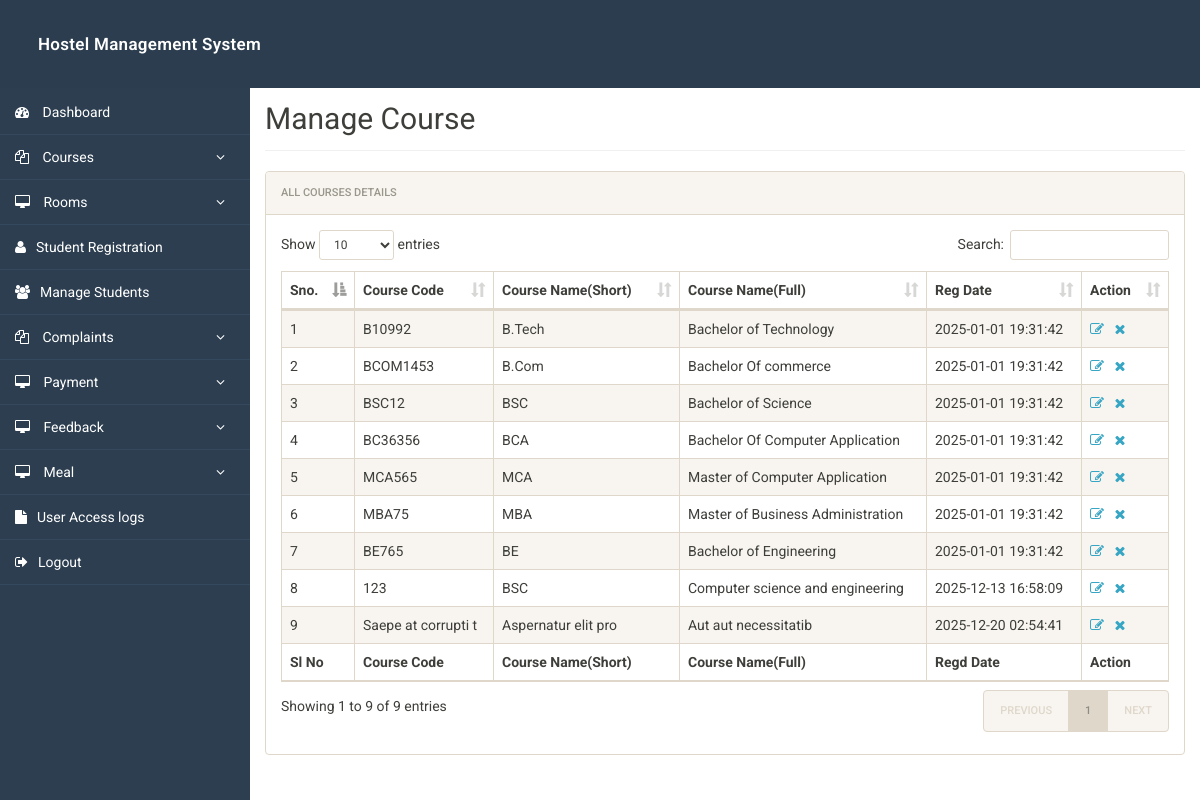
/admin/manage-courses.php (signed in), run on the app's committed database.
### tables this page shows
CREATE TABLE `courses` (
  `id` int(11) NOT NULL,
  `course_code` varchar(255) DEFAULT NULL,
  `course_sn` varchar(255) DEFAULT NULL,
  `course_fn` varchar(255) DEFAULT NULL,
  `posting_date` timestamp NULL DEFAULT current_timestamp()
);

### admin/manage-courses.php (the view, shortened to what this page needs)
<?php
include('includes/config.php');
?>
<!doctype html>
<html lang="en" class="no-js">
<head>
	<link rel="stylesheet" href="css/font-awesome.min.css">
	<link rel="stylesheet" href="css/bootstrap.min.css">
	<link rel="stylesheet" href="css/dataTables.bootstrap.min.css">
	<link rel="stylesheet" href="css/bootstrap-social.css">
	<link rel="stylesheet" href="css/bootstrap-select.css">
	<link rel="stylesheet" href="css/fileinput.min.css">
	<link rel="stylesheet" href="css/awesome-bootstrap-checkbox.css">
	<link rel="stylesheet" href="css/style.css">
</head>
<body>
	<?php include('includes/header.php');?>
	<div class="ts-main-content">
			<?php include('includes/sidebar.php');?>
		<div class="content-wrapper">
			<div class="container-fluid">
				<div class="row">
					<div class="col-md-12">
						<h2 class="page-title" style="margin-top:4%">Manage Course</h2>
						<div class="panel panel-default">
							<div class="panel-heading">All Courses Details</div>
							<div class="panel-body">
								<table id="zctb" class="display table table-striped table-bordered table-hover" cellspacing="0" width="100%">
									<thead>
										<tr>
											<th>Sno.</th>
											<th>Course Code</th>
											<th>Course Name(Short)</th>
											<th>Course Name(Full)</th>
											<th>Reg Date </th>
											<th>Action</th>
										</tr>
									</thead>
									<tfoot>
										<tr>
											<th>Sl No</th>
											<th>Course Code</th>
											<th>Course Name(Short)</th>
											<th>Course Name(Full)</th>
											<th>Regd Date</th>
											<th>Action</th>										</tr>
									</tfoot>
									<tbody>
<?php
$ret="select * from courses";
$stmt= $mysqli->prepare($ret) ;
$stmt->execute() ;
$res=$stmt->get_result();
$cnt=1;
while($row=$res->fetch_object())
	  {
	  	?>
<tr><td><?php echo $cnt;;?></td>
<td><?php echo $row->course_code;?></td>
<td><?php echo $row->course_sn;?></td>
<td><?php echo $row->course_fn;?></td>
<td><?php echo $row->posting_date;?></td>
<td><a href="edit-course.php?id=<?php echo $row->id;?>"><i class="fa fa-edit"></i></a>&nbsp;&nbsp;
<a href="manage-courses.php?del=<?php echo $row->id;?>" onclick="return confirm("Do you want to delete");"><i class="fa fa-close"></i></a></td>
										</tr>
									<?php
$cnt=$cnt+1;
									 } ?>
									</tbody>
								</table>
							</div>
						</div>
					</div>
				</div>
			</div>
		</div>
	</div>
</body>
</html>

### admin/css/style.css (style rules this page uses)
html { font-size: 14px; }
@media only screen and (min-width: 480px) { html { font-size: 17px; } }
@media only screen and (min-width: 768px) { html { font-size: 14px; } }
body { font-size: 1em; }
a { color: #37a6c4; }
.panel { overflow: hidden; }
.page-title { padding-bottom: 15px; margin-bottom: 20px; border-bottom: 1px solid #f0f0f0; }
.ts-main-content .content-wrapper { padding-top: 15px; margin-top: 50px !important; }
@media only screen and (min-width: 992px) { .ts-main-content .content-wrapper { margin-left: 250px; } }

### data on the page
courses: course_code "B10992", course_sn "B.Tech", course_fn "Bachelor of Technology", posting_date "2025-01-01 19:31:42"
courses: course_code "BCOM1453", course_sn "B.Com", course_fn "Bachelor Of commerce", posting_date "2025-01-01 19:31:42"
courses: course_code "BSC12", course_sn "BSC", course_fn "Bachelor of Science", posting_date "2025-01-01 19:31:42"
courses: course_code "BC36356", course_sn "BCA", course_fn "Bachelor Of Computer Application", posting_date "2025-01-01 19:31:42"
courses: course_code "MCA565", course_sn "MCA", course_fn "Master of Computer Application", posting_date "2025-01-01 19:31:42"
courses: course_code "MBA75", course_sn "MBA", course_fn "Master of Business Administration", posting_date "2025-01-01 19:31:42"
courses: course_code "BE765", course_sn "BE", course_fn "Bachelor of Engineering", posting_date "2025-01-01 19:31:42"
courses: course_code "123", course_sn "BSC", course_fn "Computer science and engineering", posting_date "2025-12-13 16:58:09"
courses: course_code "Saepe at corrupti t", course_sn "Aspernatur elit pro", course_fn "Aut aut necessitatib", posting_date "2025-12-20 02:54:41"
